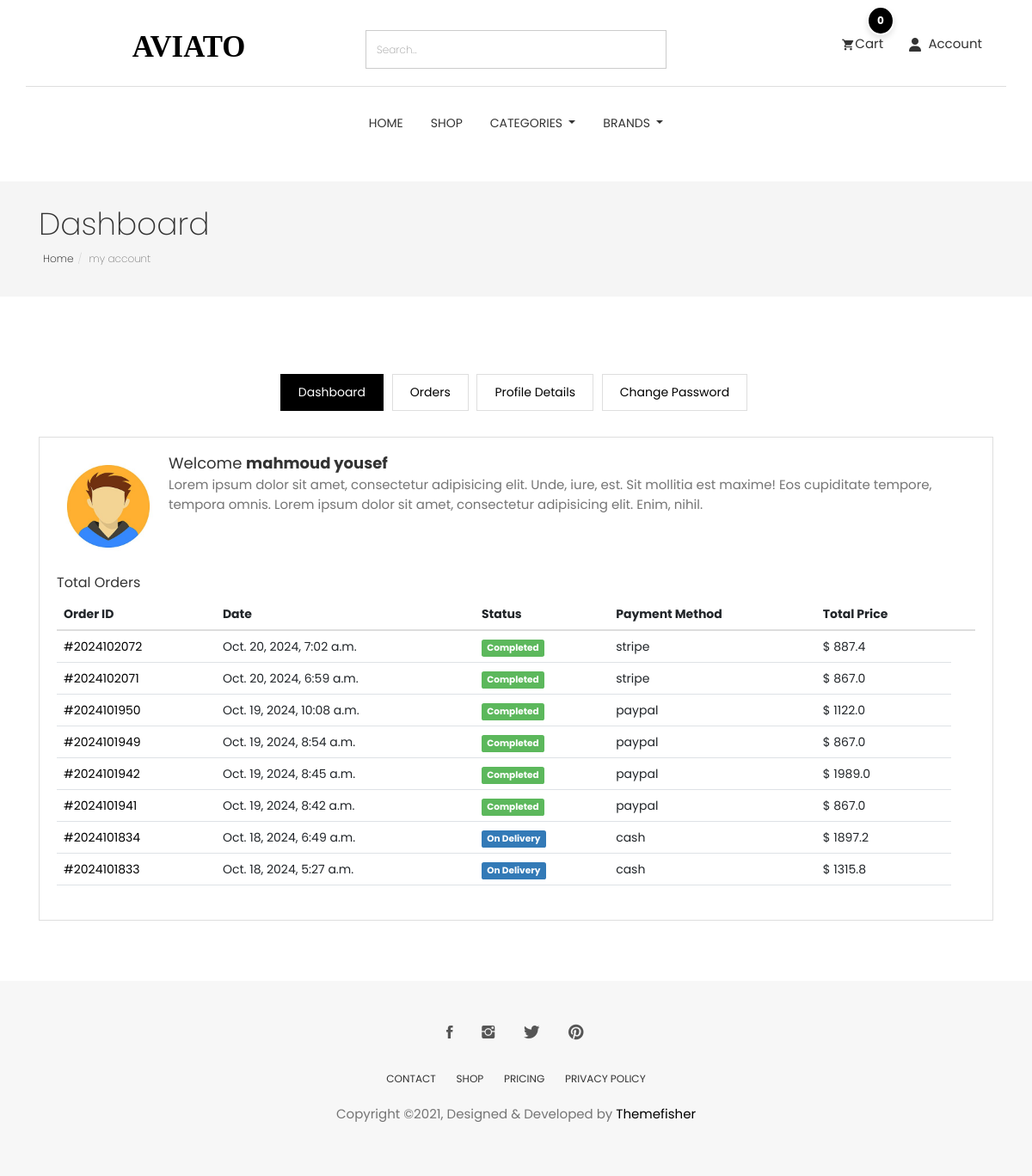
/accounts/dashboard/ (signed in), run on an earlier commit of the app's database.
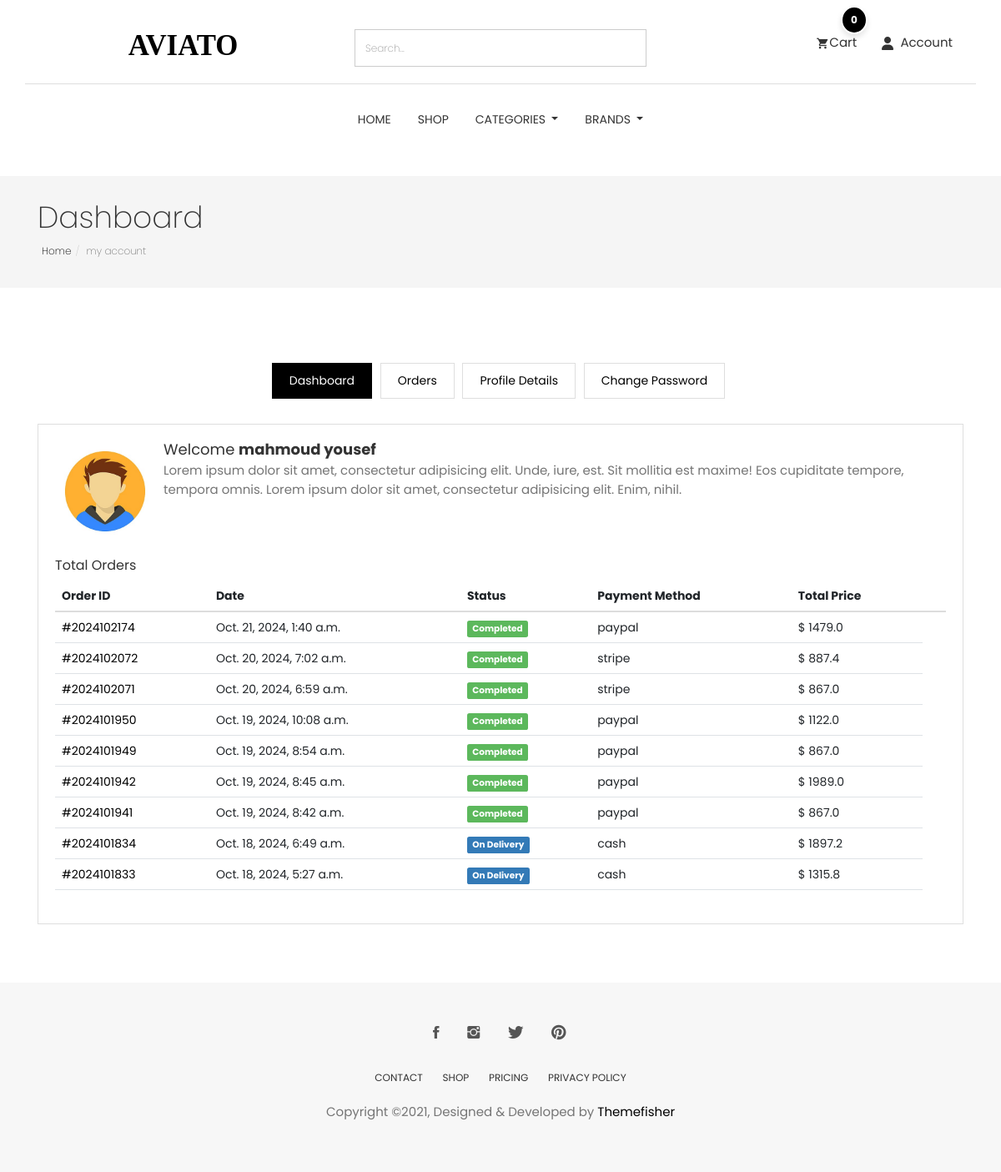
And on a later commit of the database.
### order/models.py (models this page shows, shortened)
class Order(models.Model):
    STATUS = (
        ('New', 'New'),
        ('On Delivery', 'On Delivery'),  # Add On Delivery status here
        ('Completed', 'Completed'),
        ('Cancelled', 'Cancelled'),
    )
    user = models.ForeignKey(User, verbose_name=_("user order"),on_delete=models.SET_NULL , null=True)
    payment = models.ForeignKey(Payment,  verbose_name=_("payment order"),on_delete=models.SET_NULL ,blank=True , null=True)
    order_number = models.CharField(_("order_number"),max_length=50)
    first_name = models.CharField(_("first_name"),max_length=50)
    last_name = models.CharField(_("last_name"),max_length=50)
    phone = models.CharField(_("phone"),max_length=50)
    zip_code = models.CharField(_("zip_code"),max_length=50,blank=True)
    email = models.EmailField(_("email"), max_length=254)
    address_line_1 = models.CharField(_("address_line_1"), max_length=50)
    address_line_2 = models.CharField(_("address_line_2"), max_length=50 , blank=True)
    country = models.CharField(_("country"), max_length=50 )
    state = models.CharField(_("state"), max_length=50 )
    payment_method = models.CharField(_("payment_method"), max_length=50 )
    city = models.CharField(_("city"), max_length=50 )
    order_note = models.CharField(_("order_note"), max_length=1000 , blank=True)
    order_total = models.FloatField(_("order_total"),)
    tax = models.FloatField(_("tax"),)
    status = models.CharField(_("status"),choices=STATUS,default='New' , max_length=15)
    ip = models.CharField(_("ip"),max_length=50  ,blank=True)
    is_orderd = models.BooleanField(_("is_orderd"),default=False)
    created_at = models.DateTimeField(_("created_at"), default=timezone.now)
    updated_at = models.DateTimeField(_("updated_at"),default=timezone.now)
    class Meta:
        verbose_name = _("Orders")
        verbose_name_plural = _("Orders")

### accounts/views.py (the view)
# urls.py: path('dashboard/' , views.dashboard , name="dashboard" ),
@login_required(login_url='login')
def dashboard(request):
    profile=Profile.objects.get(user=request.user)
    orders = Order.objects.order_by('-created_at').filter(user_id=request.user.id,is_orderd=True)
    orders_count = orders.count()
    return render(request,'profile/dashboard.html',{
        'profile':profile,
        'orders':orders,
        'orders_count':orders_count,
    })

### accounts/models.py (called while the page is built)
    @property
    def full_name(self):
        return f'{self.user.first_name} {self.user.last_name}'

### category/category_context.py (called while the page is built)
def nav_links(request):
    categories_nav = Category.objects.all()
    subcategories_nav = Subcategory.objects.all()
    brands_nav = Brand.objects.all()
    context = {
        'categories_nav':categories_nav,
        'brands_nav':brands_nav,
        'subcategories_nav':subcategories_nav,
    }
    return context

### category/models.py (called while the page is built)
    def get_url(self):
        return reverse('products_by_subcategory',args=[self.id])

### store/models.py (called while the page is built)
    def get_url(self):
        return reverse('products_by_brand',args=[self.id])

    def __str__(self):
        return self.name

### accounts/templates/profile/dashboard.html (shortened to what this page needs)
{% extends "base.html" %}
{% load static %}
{% block body %}
<section class="page-header">
	<div class="container">
		<div class="row">
			<div class="col-md-12">
				<div class="content">
					<h1 class="page-name">Dashboard</h1>
					<ol class="breadcrumb">
						<li><a href="/">Home</a></li>
						<li class="active">my account</li>
					</ol>
				</div>
			</div>
		</div>
	</div>
</section>
<section class="user-dashboard page-wrapper">
	<div class="container">
		<div class="row">
			<div class="col-md-12">
				<ul class="list-inline dashboard-menu text-center">
					<li><a class="active" href="{% url 'dashboard' %}">Dashboard</a></li>
					<li><a href="{% url 'orders'%}">Orders</a></li>
					<li><a href="{% url 'profile' %}">Profile Details</a></li>
                    <li><a href="{% url 'change_password' %}">Change Password</a></li>
				</ul>
				<div class="dashboard-wrapper user-dashboard">
					<div class="media">
						<div class="pull-left">
							<img class="media-object user-img" src="{% if profile.image %} {{profile.image.url}} {% endif %}" alt="Image">
						</div>
						<div class="media-body">
							<h2 class="media-heading">Welcome <strong>{{profile.full_name}}</strong></h2>
							<p>Lorem ipsum dolor sit amet, consectetur adipisicing elit. Unde, iure, est. Sit mollitia est maxime! Eos
								cupiditate tempore, tempora omnis. Lorem ipsum dolor sit amet, consectetur adipisicing elit. Enim, nihil. </p>
						</div>
					</div>
					<div class="total-order mt-20">
						<h4>Total Orders</h4>
						<div class="table-responsive">
							<table class="table">
								<thead>
									<tr>
										<th>Order ID</th>
										<th>Date</th>
										<th>Status</th>
										<th>Payment Method</th>
										<th>Total Price</th>
										<th></th>
									</tr>
								</thead>
								<tbody>
									{% for order in orders %}
									<tr>
										<td><a href="{% url 'order_detail' order.order_number %}">#{{order.order_number}}</a></td>
										<td>{{order.created_at}}</td>
										{% if order.status == "On Delivery" %}
									<td><span class="label label-primary">{{order.status}}</span></td>
                                    {% elif order.status == "Completed" %}
                                    <td><span class="label label-success">{{order.status}}</span></td>
                                    {% elif order.status == "Cancelled" %}
                                    <td><span class="label label-danger">{{order.status}}</span></td>
                                    {% elif order.status == "New" %}
                                    <td><span class="label label-info">{{order.status}}</span></td>
                                    {% endif %}
										<td>{{order.payment_method}}</td>
										<td>$ {{order.order_total}}</td>
									</tr>
									{% endfor %}
								</tbody>
							</table>
						</div>
					</div>
				</div>
			</div>
		</div>
	</div>
</section>
{% endblock body %}

What changed in the data, as far as the page shows it:
added Order: order_number "2024102174", created_at "Oct. 21, 2024, 1:40 a.m.", status "Completed", payment_method "paypal", order_total "1479.0"
